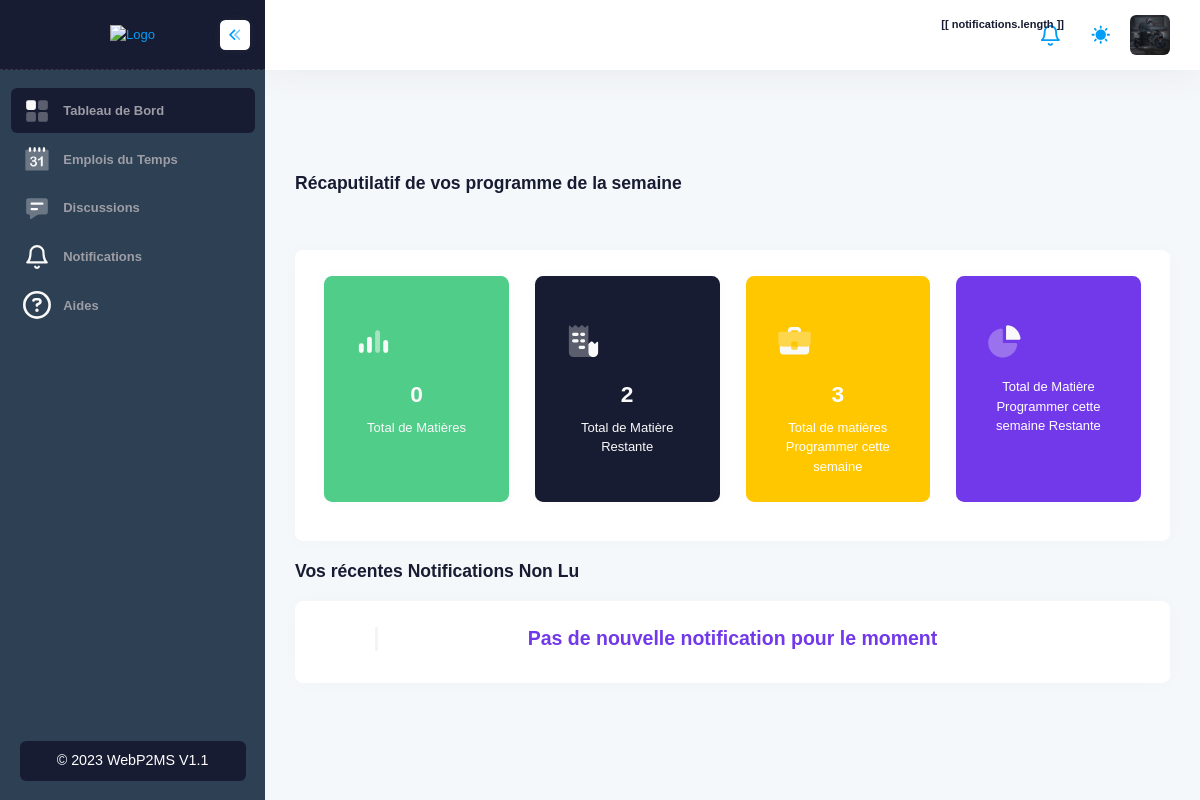
The app's page / (signed in), older data.
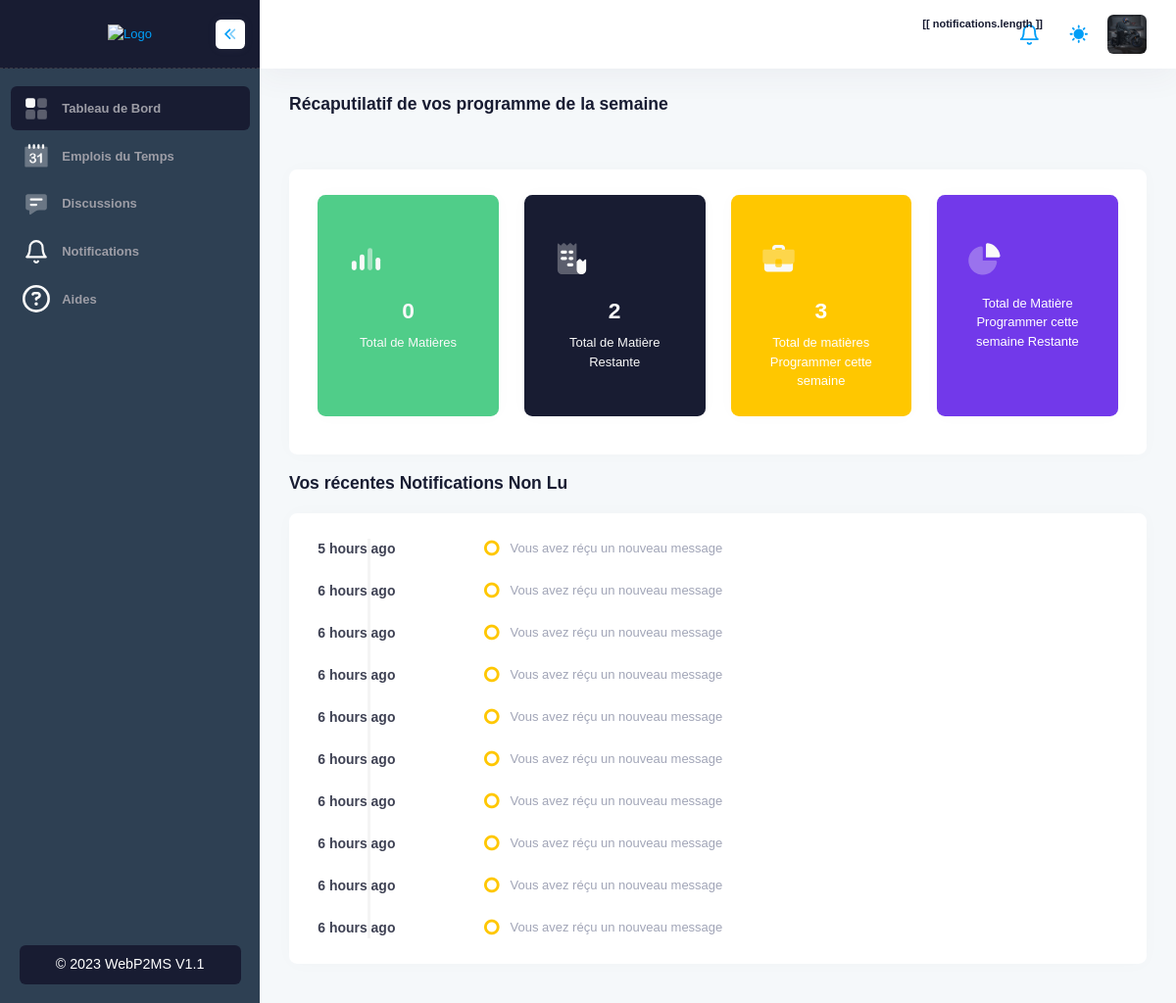
The same page, newer data.
### App/models.py (models this page shows, shortened)
class Notification(models.Model):
    user = models.ForeignKey(
        MyUser, on_delete=models.CASCADE, related_name='notifications')
    message = models.CharField(max_length=255)
    elt = models.IntegerField()
    category = models.CharField(max_length=50, default="shedule")
    is_opened = models.BooleanField(default=False, blank=True)
    created_at = models.DateTimeField(auto_now_add=True)
    class Meta:
        ordering = ['-created_at']

### App/views.py (the view)
# urls.py: path('', views.default, name='default'),
@login_required
def default(request):
    try:
        total_subject_student = models.Subject.objects.filter(level_id=request.user.level.id).count()
    except:
        total_subject_student = 0
    context = {
        'total_students': User.objects.filter().count(),
        'total_teachers': User.objects.filter(is_teacher=True).count(),
        'total_subjects': models.Subject.objects.all().count(),
        'total_classroom': models.Classroom.objects.all().count(),
        'notifications': request.user.notifications.filter(is_opened=False),
        'total_subject_student': total_subject_student,
        'total_subject_w': 2,
        'total_subject_week': 3,
        'total_subject_week_w': 1,
    }
    return render(request, 'app/default.html', context)

### template/app/default.html (shortened to what the changed rows need)
{% extends 'base/base.html' %}
{% load humanize %}
{% block 'main' %}
<div class="d-flex flex-column flex-column-fluid">
    <div id="kt_app_toolbar" class="app-toolbar py-4 py-lg-8">
        <div id="kt_app_toolbar_container" class="app-container container-xxl d-flex flex-stack">
            <div class="page-title d-flex flex-column justify-content-center flex-wrap me-3">
                <h1 class="page-heading d-flex text-dark fw-bold fs-3 flex-column justify-content-center my-0">
                    {% if user.is_staff or user.is_superuser and not user.is_teacher %}
                    Tableau de Bord
                    {% elif user.is_teacher %}
                        Récaputilatif de vos programme de la semaine
                    {% else %}
                    Page récaputilative de la {{ user.level.slug }}
                    {% endif %}
                </h1>
            </div>
        </div>
    </div>
    <div id="kt_app_content" class="app-content flex-column-fluid">
        <div id="kt_app_content_container" class="app-container container-xxl">
            <div class="my-3 card">
                <div class="card-body">
                    <div class="timeline-label">
                        {% for n in notifications %}
                        <div class="timeline-item">
                            <div class="timeline-label w-175px fw-bold text-gray-800 fs-6">
                                {{ n.created_at|naturaltime }}
                            </div>
                            <div class="timeline-badge">
                                <i class="fa fa-genderless text-warning fs-1"></i>
                            </div>
                            <div class="fw-mormal timeline-content text-muted ps-3">
                                {{ n.message }}
                            </div>
                        </div>
                        {% empty %}
                        <h2 class="text-center text-info">Pas de nouvelle notification pour le moment</h2>
                        {% endfor %}
                    </div>
                </div>
            </div>
        </div>
    </div>
</div>
{% endblock %}

Row changes from the older to the newer data that the page shows:
added Notification: created_at "5 hours ago", message "Vous avez réçu un nouveau message"
added Notification: created_at "6 hours ago", message "Vous avez réçu un nouveau message"
added Notification: created_at "6 hours ago", message "Vous avez réçu un nouveau message"
added Notification: created_at "6 hours ago", message "Vous avez réçu un nouveau message"
added Notification: created_at "6 hours ago", message "Vous avez réçu un nouveau message"
added Notification: created_at "6 hours ago", message "Vous avez réçu un nouveau message"
added Notification: created_at "6 hours ago", message "Vous avez réçu un nouveau message"
added Notification: created_at "6 hours ago", message "Vous avez réçu un nouveau message"
added Notification: created_at "6 hours ago", message "Vous avez réçu un nouveau message"
added Notification: created_at "6 hours ago", message "Vous avez réçu un nouveau message"
Text that changed along with them:
text no longer shown: "Pas de nouvelle notification pour le moment"
